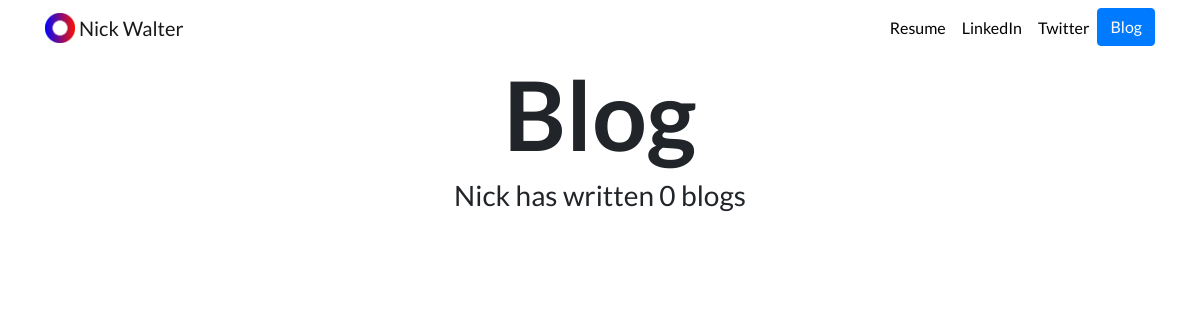
Page /blog/ on the earlier database version.
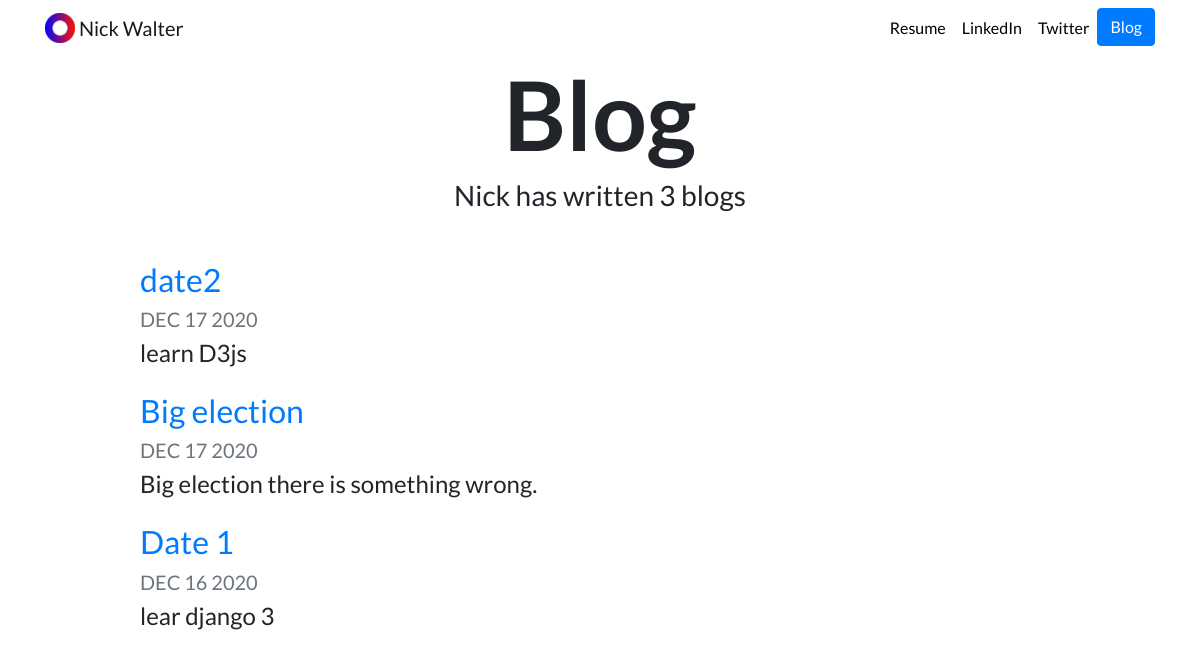
Same page on the later database version.
### blog/models.py (models this page shows)
class Blog(models.Model):
  title=models.CharField(max_length=200)
  description = models.TextField()
  date = models.DateField()

### blog/views.py (the view)
# urls.py: path('', views.all_blogs, name='all_blogs'),
def all_blogs(request):
  blogs = Blog.objects.order_by('-date')
  return render(request,'blog/all_blogs.html',{'blogs':blogs})

### blog/templates/blog/all_blogs.html
{% extends "portfolio/base.html" %}
{% load static %}
{% block content %}
<h1 id="blogtitle" class="font-weight-bold text-center">Blog</h1>
<h3 class="text-center mb-5">Nick has written {{ blogs.count }} blog{{ blogs.count|pluralize }}</h3>
{% for blog in blogs %}
<div class="row justify-content-center my-3">
  <div class="col-md-10">
    <a href="{% url 'blog:detail' blog.id %}">
      <h2>{{ blog.title }}</h2>
    </a>
    <h5 class="text-muted">{{ blog.date|date:'M d Y'|upper }}</h5>
    <h4>{{ blog.description|striptags|truncatechars:100 }}</h4>
  </div>
</div>
{% endfor %}
{% endblock %}

Differences in the rows shown:
added Blog: title "date2", date "DEC 17 2020", description "learn D3js"
added Blog: title "Big election", date "DEC 17 2020", description "Big election there is something wrong."
added Blog: title "Date 1", date "DEC 16 2020", description "lear django 3"
Other differences:
{{ blogs.count }}: "0" → "3"
